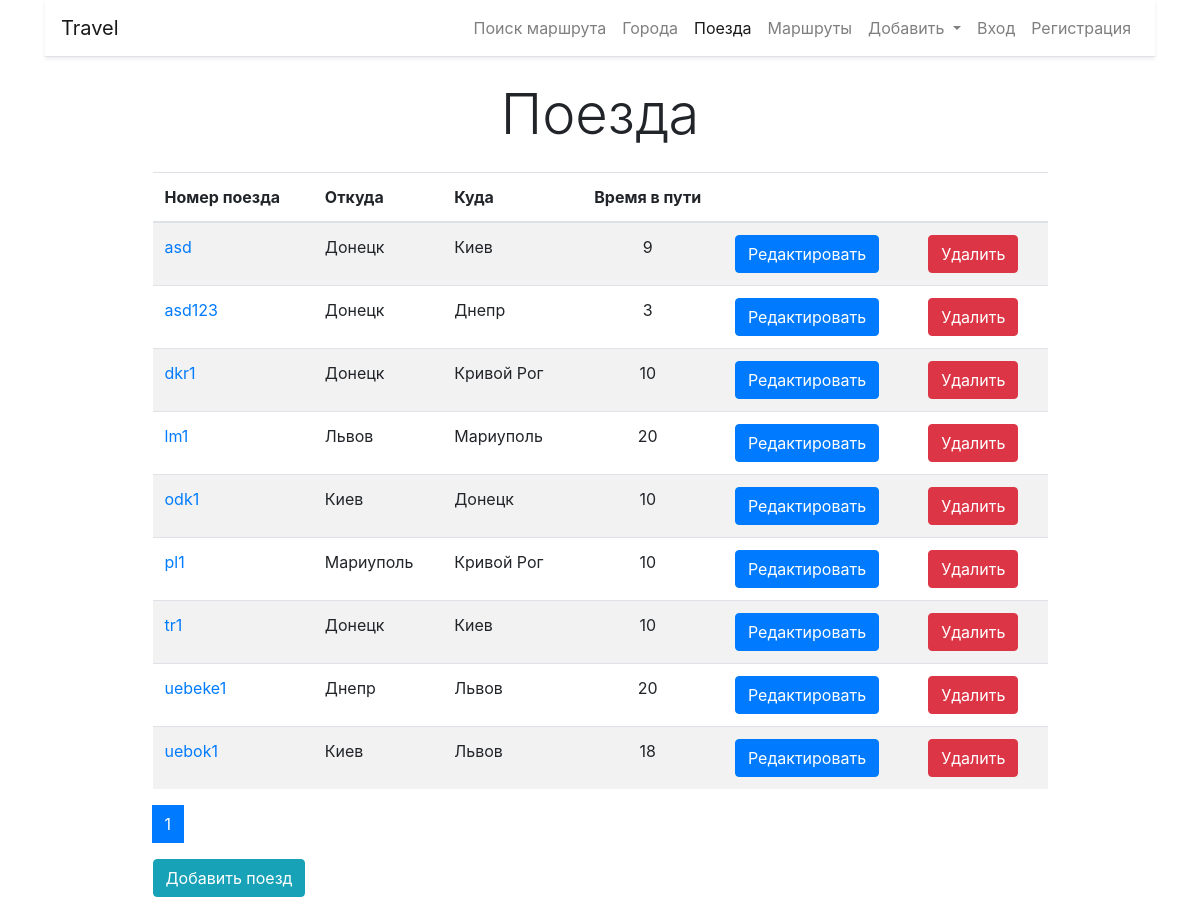
The app's page /trains/ with its own data.
### trains/models.py (models this page shows, shortened)
class Train(models.Model):
    name = models.CharField(max_length=100, unique=True, verbose_name='Поезд')
    from_city = models.ForeignKey(City, on_delete=models.CASCADE, verbose_name='Откуда', related_name='from_city')
    to_city = models.ForeignKey(City, on_delete=models.CASCADE, verbose_name='Куда', related_name='to_city')
    travel_time = models.IntegerField(verbose_name='Время в пути', )
    class Meta:
        verbose_name = 'Поезд'
        verbose_name_plural = 'Поезда'
        ordering = ['name']

### cities/models.py (models this page shows)
class City(models.Model):
    name = models.CharField(max_length=100, unique=True, verbose_name='Город')
    def __str__(self):
        return self.name
    class Meta:
        verbose_name = 'Город'
        verbose_name_plural = 'Города'
        ordering = ['name']

### trains/views.py (the view)
# urls.py: path('', home, name='home'),
def home(request):
    trains = Train.objects.all()
    paginator = Paginator(trains, 10)
    page_number = request.GET.get('page')
    page_numbers = paginator.page_range
    page_obj = paginator.get_page(page_number)
    return render(request=request, template_name='trains/home.html',
                  context={'trains_list': trains, 'page_obj': page_obj, 'page_numbers': page_numbers})

### trains/templates/trains/home.html (shortened to what this page needs)
{% extends 'base.html' %}
{% block content %}
<h1 class="display-4 text-center my-4">Поезда</h1>
<div class="col-md-10 mx-auto">
    <table class="table table-striped">
                    <thead>
                    <tr>
                        <th scope="col">Номер поезда</th>
                        <th scope="col">Откуда</th>
                        <th scope="col">Куда</th>
                        <th class="text-center" scope="col">Время в пути</th>
                        <th scope="col">&nbsp;</th>
                        <th scope="col">&nbsp;</th>
                    </tr>
                    </thead>
        <tbody>
        {% for train in page_obj %}
        <tr>
            <td><a href="{% url 'train:current_train' train.pk %}">{{ train.name }}</a></td>
            <td>{{ train.from_city }}</td>
            <td>{{ train.to_city }}</td>
            <td class="text-center">{{ train.travel_time }}</td>
            <td><a href="{% url 'train:update' train.pk %}">
                <button type="button" class="btn btn-primary">Редактировать</button>
            </a></td>
            <td><a href="{% url 'train:delete' train.pk %}">
                <button type="button" class="btn btn-danger">Удалить</button>
            </a></td>
        </tr>
        {% endfor %}
        </tbody>
    </table>
    <nav aria-label="Page navigation example">
        <ul class="pagination">
            {% for i in page_obj.paginator.page_range %}
            <li class="page-item current {% ifequal i page_obj.number %} active {% endifequal %}">
                <a class="page-link" href="?page={{ i }}">{{ i }}</a>
            </li>
            {% endfor %}
        </ul>
    </nav>
    <a href="{% url 'train:create' %}">
        <button type="button" class="btn btn-info">Добавить поезд</button>
    </a>
</div>
{% endblock %}

### templates/base.html (shortened to what this page needs)
<!doctype html>
{% url 'home' as home_page_url%}
{% url 'city:home' as city_home_page_url %}
{% url 'train:home' as train_home_page_url %}
{% url 'city:create' as city_create_page_url %}
{% url 'train:create' as train_create_page_url %}
{% url 'routes' as routes_url %}
{% url 'accounts:login' as login_url %}
{% url 'accounts:registration' as registration_url %}
{% load static %}
<html lang="en">
<head>
    <link rel="stylesheet" href="https://stackpath.bootstrapcdn.com/bootstrap/4.4.1/css/bootstrap.min.css"
>
    <link href="https://cdn.jsdelivr.net/npm/select2@4.0.13/dist/css/select2.min.css" rel="stylesheet"/>
</head>
<body>
<div class="container">
    <nav class="navbar navbar-expand-lg navbar-light bg-white border-bottom shadow-sm">
        <a class="navbar-brand" href="#">Travel</a>
        <div class="collapse navbar-collapse" id="navbarNavDropdown">
            <ul class="navbar-nav ml-auto">
                <li class="nav-item {% if request.path == home_page_url %} active {% endif %}">
                    <a class="nav-link" href="{% url 'home' %}">Поиск маршрута </a>
                </li>
                <li class="nav-item {% if request.path == city_home_page_url %} active {% endif %}">
                    <a class="nav-link" href="{% url 'city:home' %}">Города</a>
                </li>
                <li class="nav-item {% if request.path == train_home_page_url %} active {% endif %}">
                    <a class="nav-link" href="{% url 'train:home' %}">Поезда</a>
                </li>
                <li class="nav-item {% if request.path == routes_url %} active {% endif %}">
                    <a class="nav-link" href="{% url 'routes' %}">Маршруты</a>
                </li>
                <li class="nav-item dropdown {% if request.path == city_create_page_url or request.path == train_create_page_url %} active {% endif %}">
                    <a class="nav-link dropdown-toggle" href="#" id="navbarDropdownMenuLink" role="button"
                       data-toggle="dropdown" aria-haspopup="true" aria-expanded="false">
                        Добавить
                    </a>
                    {% if user.is_authenticated %}
                <li class="nav-item">
                    <a class="nav-link" href="{% url 'accounts:logout' %}">Выйти</a>
                </li>
                {% else %}
                <li class="nav-item {% if request.path == login_url %} active {% endif %}">
                    <a class="nav-link" href="{% url 'accounts:login' %}">Вход</a>
                </li>
                <li class="nav-item {% if request.path == registration_url %} active {% endif %}">
                    <a class="nav-link" href="{% url 'accounts:registration' %}">Регистрация</a>
                </li>
                {% endif %}
                </li>
            </ul>
        </div>
    </nav>
</div>
    <div class="container">
        {% block content %} {% endblock %}
    </div>
</body>
</html>

### records on screen
Train: name "asd", from_city "Донецк", to_city "Киев", travel_time "9"
Train: name "asd123", from_city "Донецк", to_city "Днепр", travel_time "3"
Train: name "dkr1", from_city "Донецк", to_city "Кривой Рог", travel_time "10"
Train: name "lm1", from_city "Львов", to_city "Мариуполь", travel_time "20"
Train: name "odk1", from_city "Киев", to_city "Донецк", travel_time "10"
Train: name "pl1", from_city "Мариуполь", to_city "Кривой Рог", travel_time "10"
Train: name "tr1", from_city "Донецк", to_city "Киев", travel_time "10"
Train: name "uebeke1", from_city "Днепр", to_city "Львов", travel_time "20"
Train: name "uebok1", from_city "Киев", to_city "Львов", travel_time "18"

### other values on screen
{{ i }} "1"
